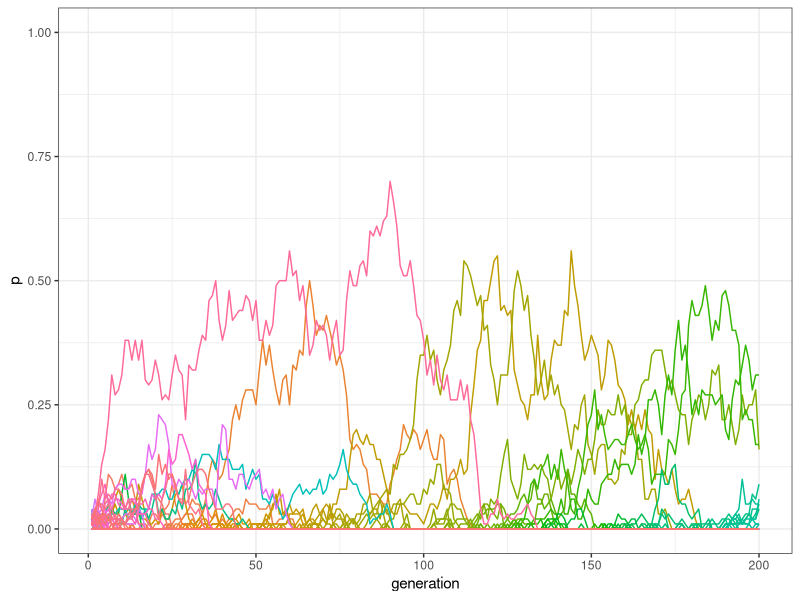
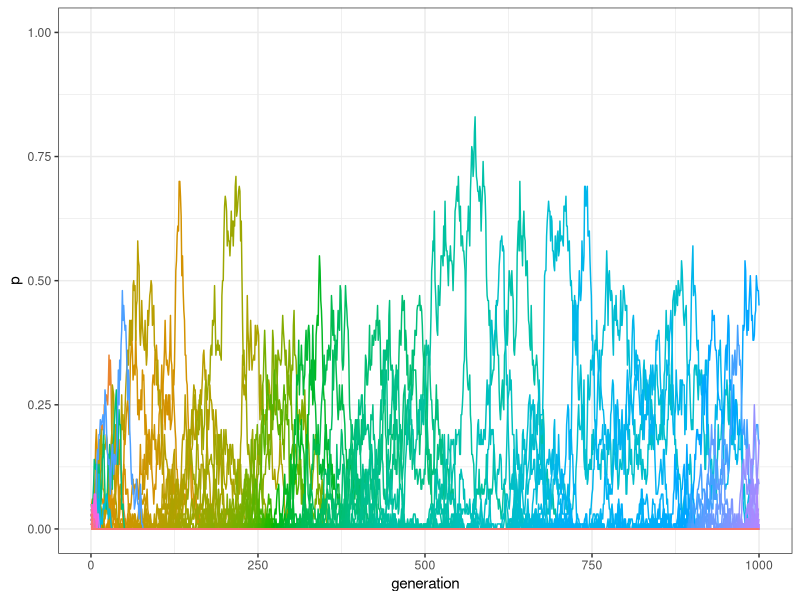
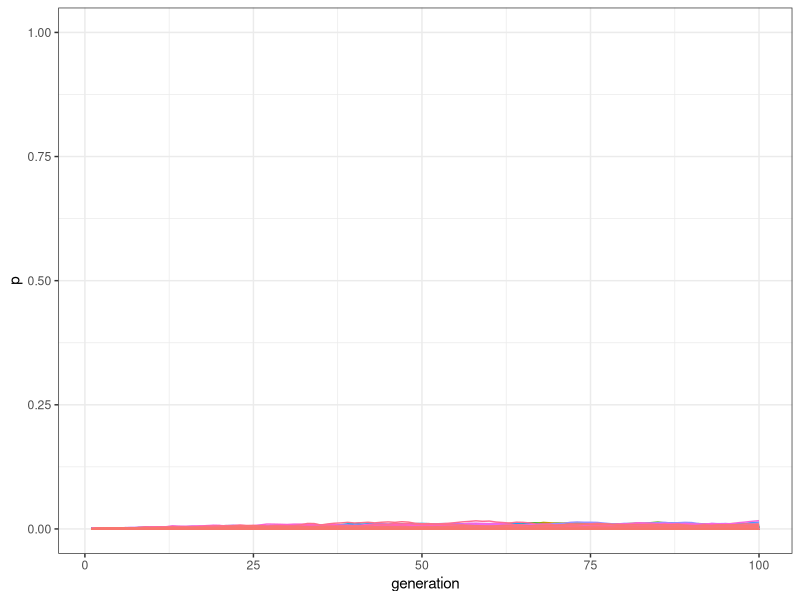
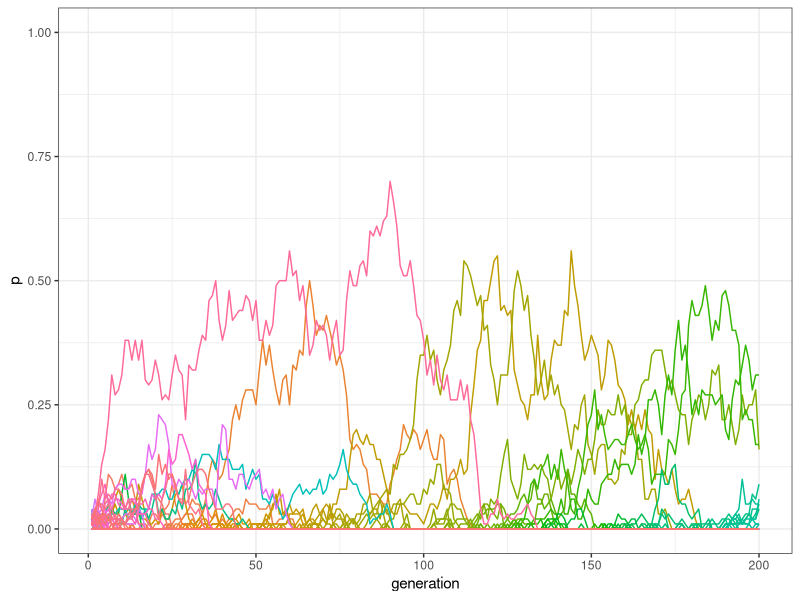
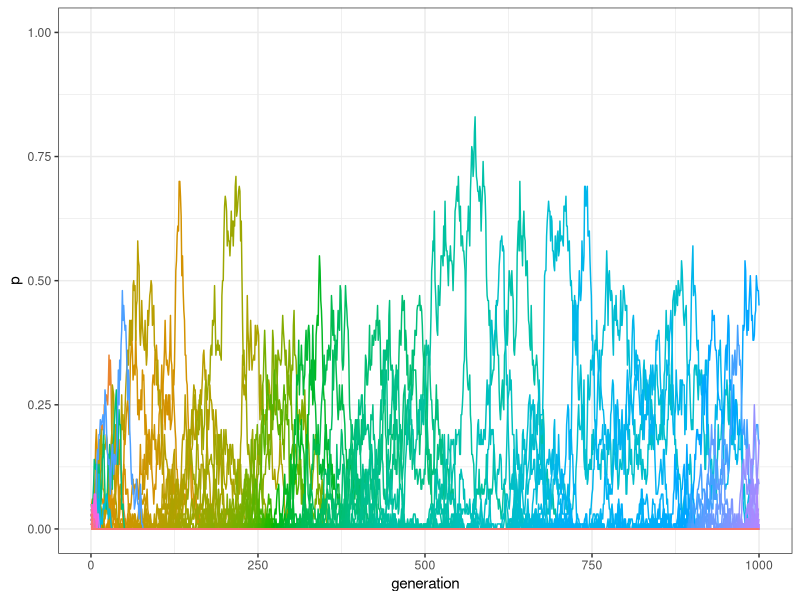

Write R code to recreate these figures, in order. (Note: this script raises an error after producing the figures.)
library(tidyverse)

multiple_traits_matrix <- function(N, t_max, mu) {
  
  max_traits <- N + N * mu * t_max
  
  output <- matrix(data = NA, nrow = t_max, ncol = max_traits)
  
  # Create first generation
  population <- sample(1:N, N, replace = TRUE)
  output[1, ] <- tabulate(population, nbins = N) / N
  
  # Add first generation's p for all traits
  for (t in 2:t_max) {
    # Record what is the last trait introduced in the population
    last_trait <- max(population) 
    
    # Copy individuals to previous_population tibble
    previous_population <- population 
    
    # Randomly copy from previous generation
    population <- sample(previous_population, N, replace = TRUE)
    
    # Select the innovators
    innovators <- sample(c(TRUE, FALSE), N, prob = c(mu, 1 - mu), replace = TRUE) 
    if ((last_trait + sum(innovators)) < max_traits) {
      # Replace innovators' traits with new traits
      population[innovators] <- (last_trait + 1):(last_trait + sum(innovators)) 
    }
    # Get p for all traits and put it into output slot for this generation t
    output[t, ] <- tabulate(population, nbins = max_traits) / N 
  }
  # Export data
  output 
}

plot_multiple_traits_matrix <- function(data_model) {
  generation <- rep(1:dim(data_model)[1], each = dim(data_model)[2])
  
  data_to_plot <- as_tibble(data_model) %>%
    pivot_longer(everything(), names_to = "trait", values_to = "p") %>%
    add_column(generation)
  
  ggplot(data = data_to_plot, aes(y = p, x = generation)) +
    geom_line(aes(colour = trait)) +
    ylim(c(0, 1)) +
    theme_bw() +
    theme(legend.position = "none")
}


data_model <- multiple_traits_matrix(N = 100, t_max = 200, mu = 0.01)
plot_multiple_traits_matrix(data_model)
ggsave("multiple trait model with innovation 1.png", width = 20, height = 15, units = "cm")

data_model <- multiple_traits_matrix(N = 100, t_max = 1000, mu = 0.01)
plot_multiple_traits_matrix(data_model)
ggsave("multiple trait model with innovation 2.png", width = 20, height = 15, units = "cm")

data_model <- multiple_traits_matrix(N = 10000, t_max = 100, mu = 0.01)
plot_multiple_traits_matrix(data_model)
ggsave("multiple trait model with innovation 3.png", width = 20, height = 15, units = "cm")

cumulative <- colSums(data_model) * 100
cumulative <- cumulative[cumulative > 0]
data_to_plot <- tibble(cumulative = sort(cumulative, decreasing = TRUE))

ggplot(data = data_to_plot, aes(x = seq_along(cumulative), y = cumulative)) +
  geom_point() +
  theme_bw() +
  labs(x = "trait sorted by decreasing popularity", y = "cumulative popularity")

ggsave("multiple trait model with innovation popularity 3.png", width = 20, height = 15, units = "cm")

